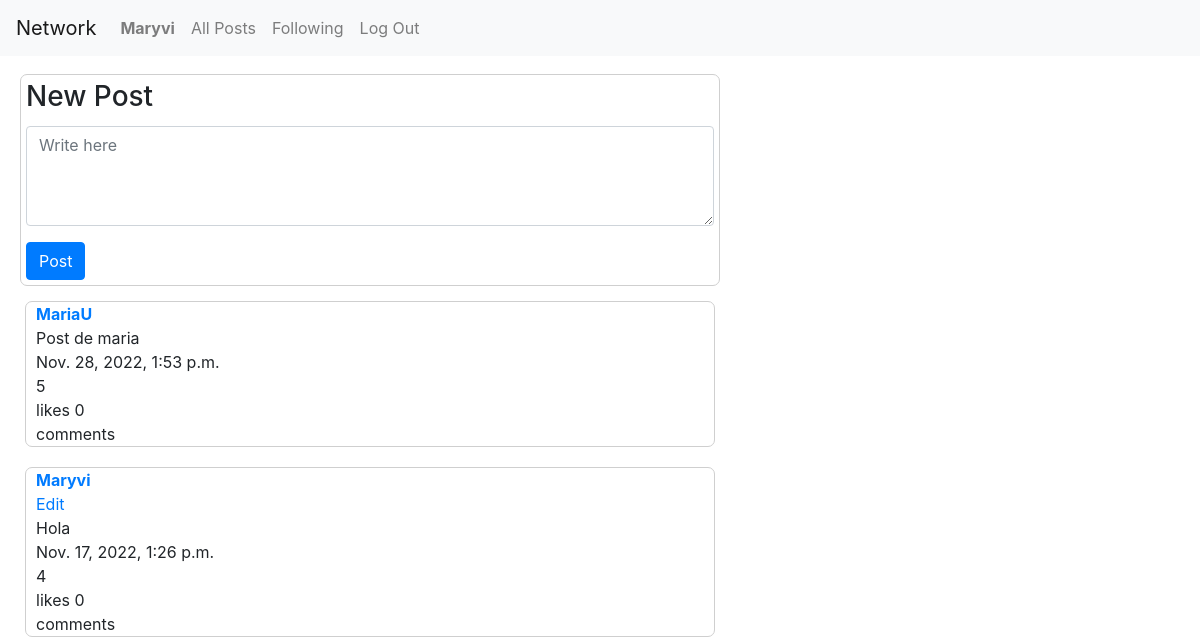
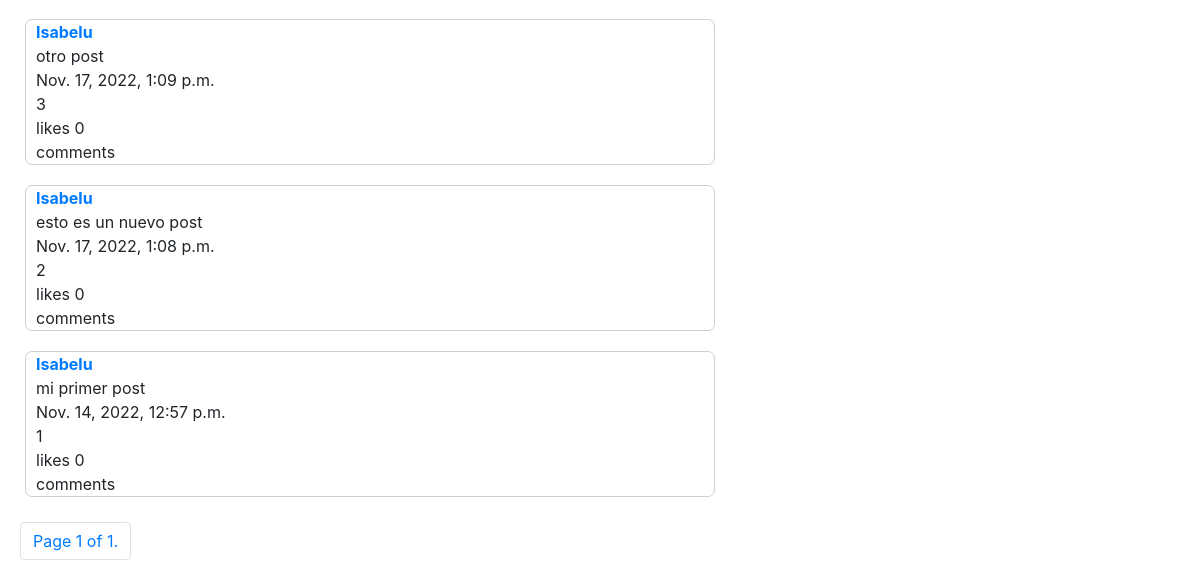
/ (signed in), run on an earlier commit of the app's database (2 pictures, top to bottom).
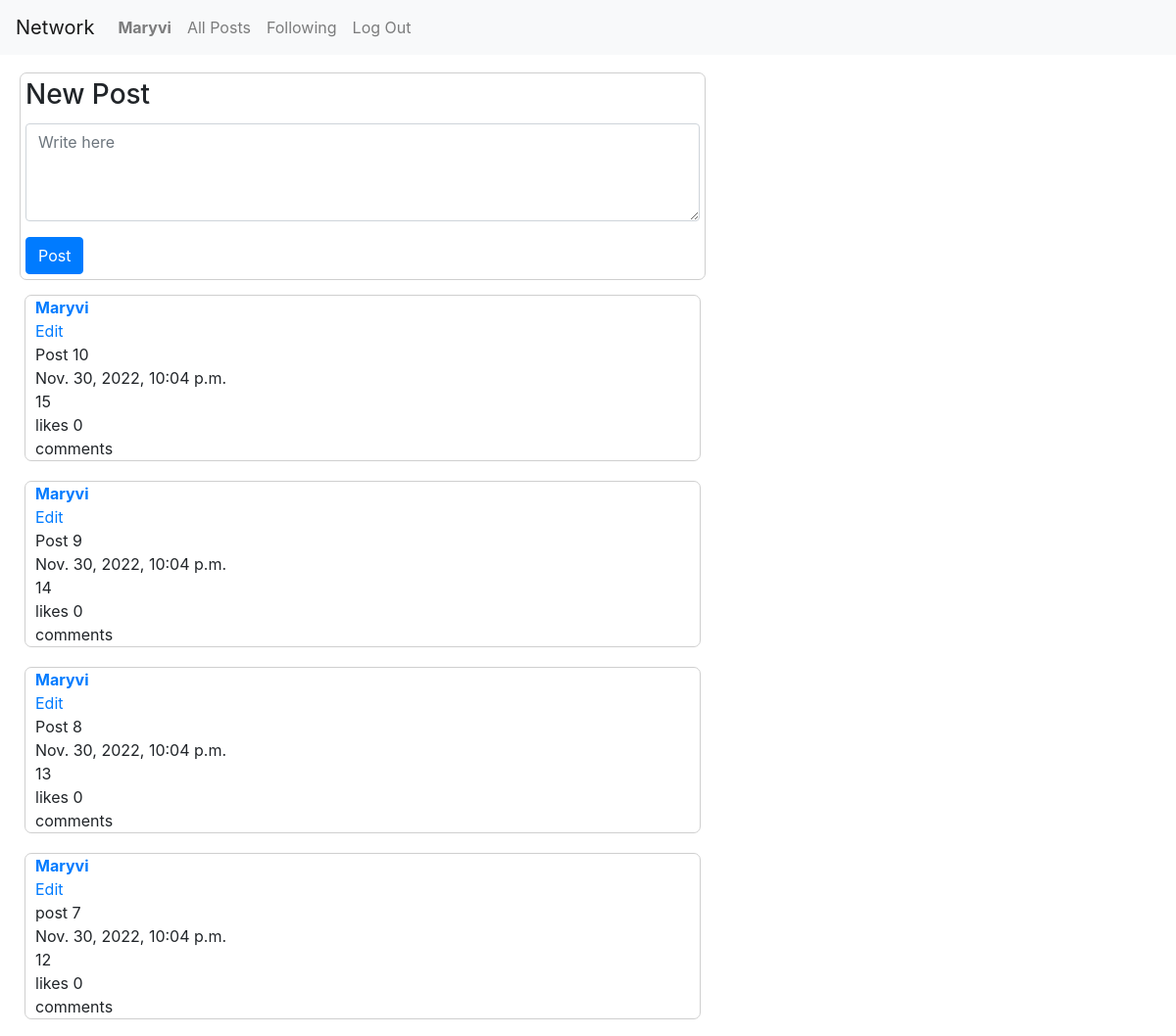
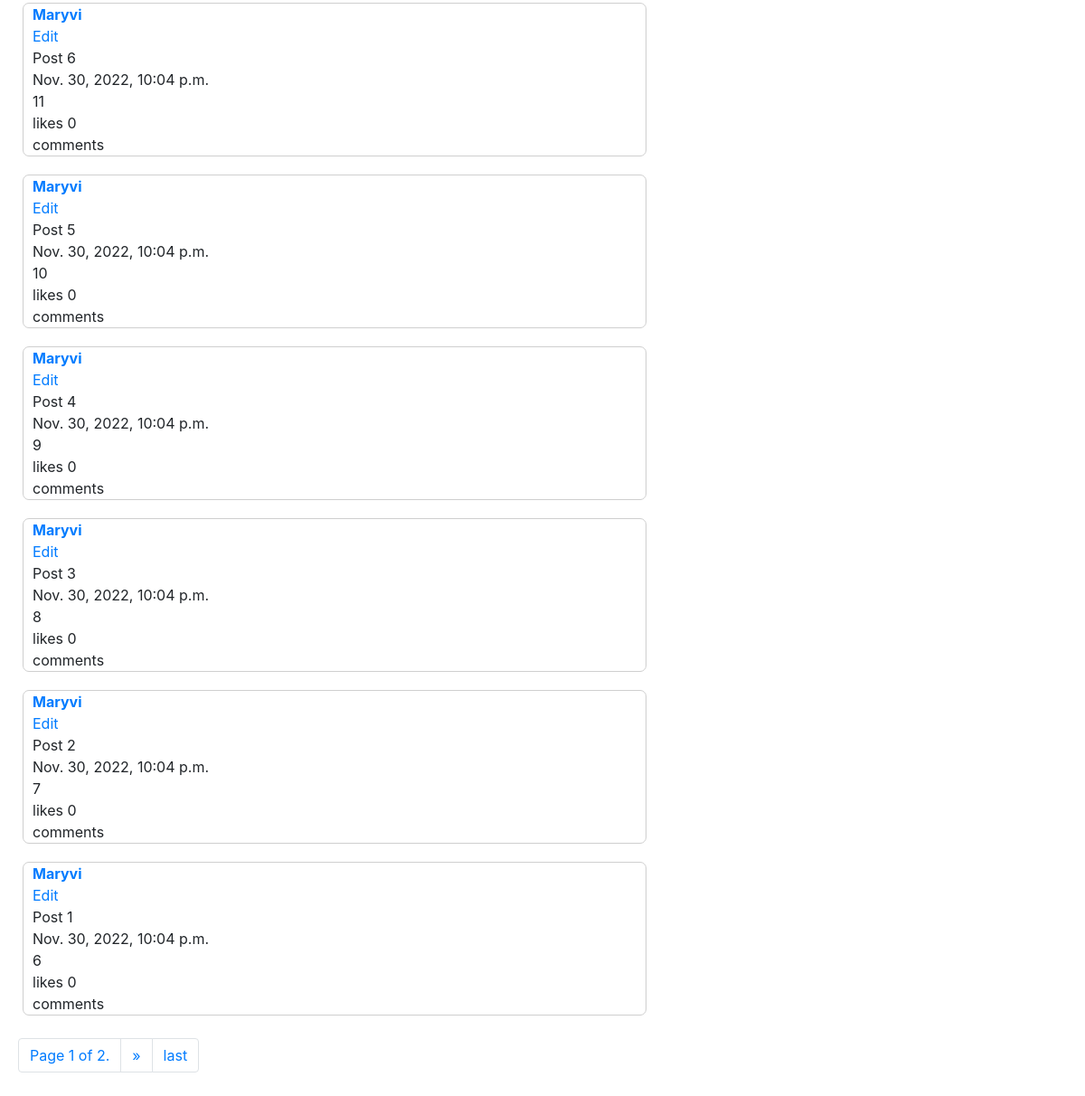
And on a later commit of the database (2 pictures, top to bottom).
### network/models.py (models this page shows, shortened)
class Post(models.Model):
    text = models.TextField(blank = True)
    date_creation = models.DateTimeField(auto_now_add=True)
    date_update = models.DateTimeField(auto_now=True)
    user = models.ForeignKey(User, on_delete=models.CASCADE, related_name="posted_by")

class User(AbstractUser):
    pass
    date_creation = models.DateTimeField(auto_now_add=True, null=True)
    date_update = models.DateTimeField(auto_now=True, null=True)

### network/views.py (the view)
# urls.py: path("", views.index, name="index"),
def index(request):
    objects = Post.objects.all().order_by('-date_creation')
    paginator = Paginator(objects, 10)
    page_number = request.GET.get('page')
    page_obj = paginator.get_page(page_number)
    pages = []
    return render(request, "network/index.html", {
        "posts": page_obj,
        "show_new_post": True,
        })

### network/templates/network/index.html (shortened to what this page needs)
{% extends "network/layout.html" %}
{% load static %}
{% block body %}
{% if user.is_authenticated %}
  <div class="contenedor-principal">
    {% if show_new_post %}
      <div class="contenedor-post" id="new-edit-container">
        <h1 id="new-or-edit-title">New Post</h1>
        <form id="post-form" action="{% url 'new_post' %}" method="post">
          <div class="form-group">
            <textarea id="text-area" class="form-control" style="height: 100px; margin-top: 12px;" name="text"
              placeholder="Write here"></textarea>
          </div>
          <input id="save-button" class="btn btn-primary" type="submit" value="Post">
        </form>
      </div>
    {% endif %}
    <div class="contenedor-lista-posts">
      {% for post in posts %}
        <div class="contenedor-post-anterior">
          <div class="contenedor-usuario-post">
            <a id="prueba" href="{% url 'profile' post.user.id %}">{{ post.user.username }}</a>
          </div>
          {% if user.id == post.user.id %}
          <div class="contenedor-edit">
            <a href="{% url 'index' %}" onclick="return false;">Edit</a>
          </div>
          {% endif %}
          <div class="contenedor-text-post">
            {{ post.text }} <br>
            {{ post.date_creation }} <br>
            {{ post.id }}
        </div>
        <div class="contenedor-likes">likes 0</div>
        <div class="contenedor-comments-post">
          comments
        </div>
      </div>
      {% endfor %}
    </div>
    <nav aria-label="Page navigation example">
      <ul class="pagination">
        <li class="page-item"><span class="page-link">Page {{ posts.number }} of {{ posts.paginator.num_pages }}.</span></li>
        {% if posts.has_next %}
          <li class="page-item">
            <a class="page-link" href="?page={{ posts.next_page_number }}" aria-label="Next">
              <span aria-hidden="true">&raquo;</span>
            </a>
          </li>
          <li class="page-item">
            <a class="page-link" href="?page={{ posts.paginator.num_pages }}">last</a>
          </li>
        {% endif %}
      </ul>
    </nav>
  </div>
{% endif %}
</div>
{% endblock %}

What changed in the data, as far as the page shows it:
no longer on this page (row unchanged): Post: user.username "MariaU", text "Post de maria", date_creation "Nov. 28, 2022, 1:53 p.m.", id "5"
no longer on this page (row unchanged): Post: user.username "Maryvi", shows "Edit", text "Hola", date_creation "Nov. 17, 2022, 1:26 p.m.", id "4"
no longer on this page (row unchanged): Post: user.username "Isabelu", text "otro post", date_creation "Nov. 17, 2022, 1:09 p.m.", id "3"
no longer on this page (row unchanged): Post: user.username "Isabelu", text "esto es un nuevo post", date_creation "Nov. 17, 2022, 1:08 p.m.", id "2"
no longer on this page (row unchanged): Post: user.username "Isabelu", text "mi primer post", date_creation "Nov. 14, 2022, 12:57 p.m.", id "1"
added Post: user.username "Maryvi", shows "Edit", text "Post 10", date_creation "Nov. 30, 2022, 10:04 p.m.", id "15"
added Post: user.username "Maryvi", shows "Edit", text "Post 9", date_creation "Nov. 30, 2022, 10:04 p.m.", id "14"
added Post: user.username "Maryvi", shows "Edit", text "Post 8", date_creation "Nov. 30, 2022, 10:04 p.m.", id "13"
added Post: user.username "Maryvi", shows "Edit", text "post 7", date_creation "Nov. 30, 2022, 10:04 p.m.", id "12"
added Post: user.username "Maryvi", shows "Edit", text "Post 6", date_creation "Nov. 30, 2022, 10:04 p.m.", id "11"
added Post: user.username "Maryvi", shows "Edit", text "Post 5", date_creation "Nov. 30, 2022, 10:04 p.m.", id "10"
added Post: user.username "Maryvi", shows "Edit", text "Post 4", date_creation "Nov. 30, 2022, 10:04 p.m.", id "9"
added Post: user.username "Maryvi", shows "Edit", text "Post 3", date_creation "Nov. 30, 2022, 10:04 p.m.", id "8"
added Post: user.username "Maryvi", shows "Edit", text "Post 2", date_creation "Nov. 30, 2022, 10:04 p.m.", id "7"
added Post: user.username "Maryvi", shows "Edit", text "Post 1", date_creation "Nov. 30, 2022, 10:04 p.m.", id "6"
Also different on the page:
{{ posts.paginator.num_pages }}: "1" → "2"
text now shown: "» last"
